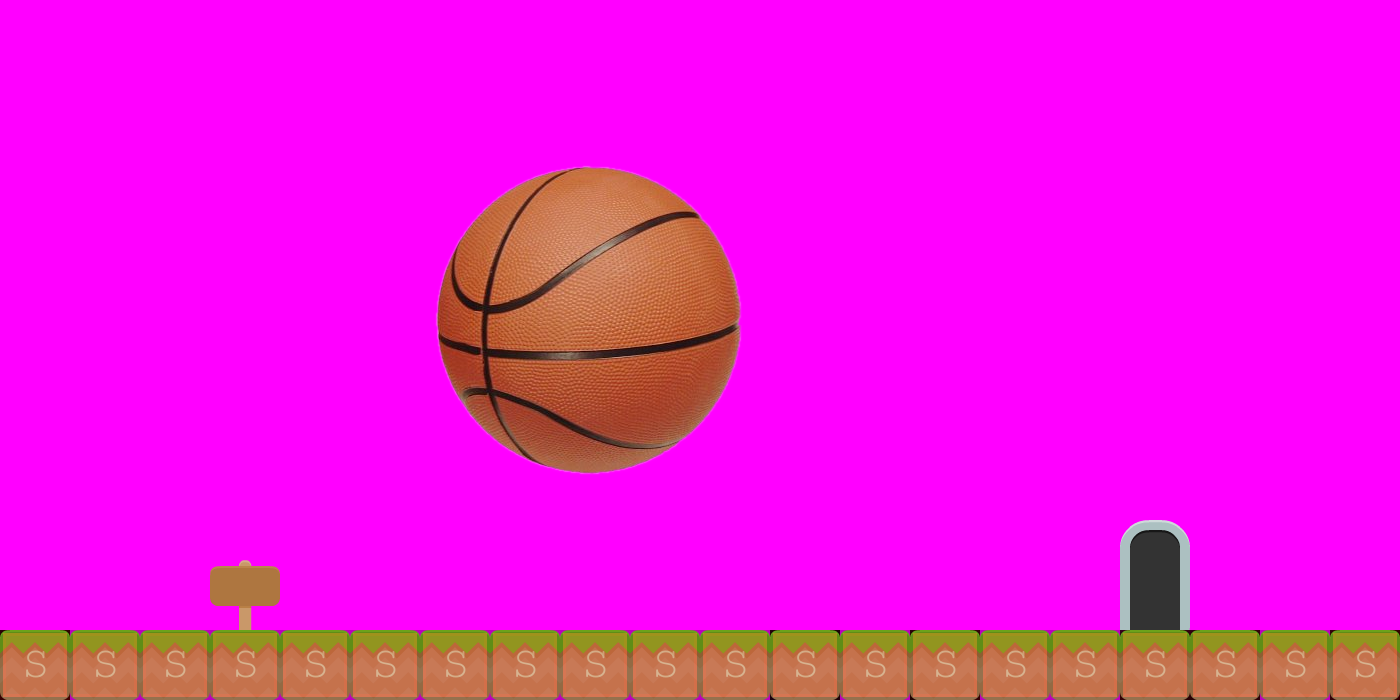

This is a level from a 2D game, rendered from its Tiled map with the project's own tilesets. A one-line summary and the map file follow, with tile-layer data summarised:
An orthogonal 20x10 tile map with 70x70 px tiles, 4 tile layers (background2, Tile Layer 1, collision, background3), 4 tilesets and 2 objects (levelTrigger, Mushroom).

<map version="1.0" orientation="orthogonal" renderorder="right-down" width="20" height="10" tilewidth="70" tileheight="70" backgroundcolor="#ff00ff">
 <tileset firstgid="1" name="background-tiles" tilewidth="70" tileheight="70">
  <image source="../img/background-tiles.png" width="910" height="910" />
 </tileset>
 <tileset firstgid="170" name="meta-tiles" tilewidth="70" tileheight="70">
  <image source="../img/meta-tiles.png" width="350" height="70" />
  <tile id="4">
   <properties>
    <property name="type" value="solid" />
   </properties>
  </tile>
 </tileset>
 <tileset firstgid="175" name="Basketball" tilewidth="340" tileheight="340">
  <image source="../img/Basketball.png" width="340" height="340" />
 </tileset>
 <tileset firstgid="176" name="galaxy" tilewidth="70" tileheight="70">
  <image source="../img/galaxy.png" width="2978" height="1148" />
 </tileset>
 <layer name="background2" width="20" height="10">
  <data>[200 cells, 6 non-empty, 6 distinct tile ids]</data>
 </layer>
 <layer name="Tile Layer 1" width="20" height="10">
  <data>[200 cells, 22 non-empty, 3 distinct tile ids]</data>
 </layer>
 <layer name="collision" width="20" height="10" opacity="0.26">
  <data>[200 cells, 20 non-empty, 1 distinct tile ids]</data>
 </layer>
 <objectgroup name="trigger-entities">
  <properties>
   <property name="xSpawn" value="400" />
   <property name="ySpawn" value="0" />
  </properties>
  <object name="levelTrigger" x="1117.33" y="490.667" width="76" height="148">
   <properties>
    <property name="level" value="level2" />
   </properties>
  </object>
 </objectgroup>
 <layer name="background3" width="20" height="10">
  <data>[200 cells, 2 non-empty, 2 distinct tile ids]</data>
 </layer>
 <objectgroup name="CollectableEntities">
  <object name="Mushroom" x="421" y="555" width="69" height="73" />
 </objectgroup>
</map>
